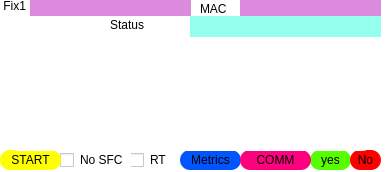
          <widget class="QFrame" name="fix_mp_5">
           <property name="geometry">
            <rect>
             <x>390</x>
             <y>170</y>
             <width>390</width>
             <height>172</height>
            </rect>
           </property>
           <property name="styleSheet">
            <string notr="true">border-radius:20px;
background-color: rgb(255, 255, 255);</string>
           </property>
           <property name="frameShape">
            <enum>QFrame::StyledPanel</enum>
           </property>
           <property name="frameShadow">
            <enum>QFrame::Raised</enum>
           </property>
           <widget class="QLabel" name="label_28">
            <property name="geometry">
             <rect>
              <x>0</x>
              <y>-3</y>
              <width>58</width>
              <height>18</height>
             </rect>
            </property>
            <property name="styleSheet">
             <string notr="true">background-color: rgba(255, 222, 222, 0);
color: rgb(0, 0, 0);</string>
            </property>
            <property name="text">
             <string> Fix1</string>
            </property>
           </widget>
           <widget class="QLineEdit" name="msn1_11">
            <property name="geometry">
             <rect>
              <x>30</x>
              <y>0</y>
              <width>161</width>
              <height>16</height>
             </rect>
            </property>
            <property name="styleSheet">
             <string notr="true">background-color: rgb(220, 138, 221);</string>
            </property>
           </widget>
           <widget class="QLineEdit" name="mc1_11">
            <property name="geometry">
             <rect>
              <x>240</x>
              <y>0</y>
              <width>141</width>
              <height>16</height>
             </rect>
            </property>
            <property name="styleSheet">
             <string notr="true">background-color: rgb(220, 138, 221);</string>
            </property>
           </widget>
           <widget class="QLabel" name="mc_tpm_11">
            <property name="geometry">
             <rect>
              <x>200</x>
              <y>0</y>
              <width>31</width>
              <height>18</height>
             </rect>
            </property>
            <property name="styleSheet">
             <string notr="true">color: rgb(0, 0, 0);background-color: rgba(255, 222, 222, 0);</string>
            </property>
            <property name="text">
             <string>MAC</string>
            </property>
           </widget>
           <widget class="QPushButton" name="bt_yes_11">
            <property name="geometry">
             <rect>
              <x>310</x>
              <y>150</y>
              <width>41</width>
              <height>20</height>
             </rect>
            </property>
            <property name="styleSheet">
             <string notr="true">QPushButton{
	background-color: rgb(85, 255, 0);

border-radius:10px;
}
QPushButton:hover{
	
	background-color: rgb(85, 255, 127);
border-radius:10px;
}
</string>
            </property>
            <property name="text">
             <string>yes</string>
            </property>
           </widget>
           <widget class="QPushButton" name="bt_no_11">
            <property name="geometry">
             <rect>
              <x>350</x>
              <y>150</y>
              <width>31</width>
              <height>20</height>
             </rect>
            </property>
            <property name="styleSheet">
             <string notr="true">QPushButton{
	background-color: rgb(255, 0, 0);
border-radius:10px;
}
QPushButton:hover{
	background-color: rgb(170, 0, 0);
border-radius:10px;
}
</string>
            </property>
            <property name="text">
             <string>No</string>
            </property>
           </widget>
           <widget class="QLabel" name="status_mpmb_11">
            <property name="geometry">
             <rect>
              <x>190</x>
              <y>16</y>
              <width>191</width>
              <height>21</height>
             </rect>
            </property>
            <property name="styleSheet">
             <string notr="true">background-color: rgba(111, 255, 231, 190);</string>
            </property>
            <property name="text">
             <string/>
            </property>
           </widget>
           <widget class="QLabel" name="mc_tpm_31">
            <property name="geometry">
             <rect>
              <x>110</x>
              <y>15</y>
              <width>91</width>
              <height>20</height>
             </rect>
            </property>
            <property name="styleSheet">
             <string notr="true">color: rgb(0, 0, 0);background-color: rgba(255, 222, 222, 0);</string>
            </property>
            <property name="text">
             <string>Status</string>
            </property>
           </widget>
           <widget class="QCheckBox" name="cb_rt_11">
            <property name="geometry">
             <rect>
              <x>130</x>
              <y>150</y>
              <width>51</width>
              <height>20</height>
             </rect>
            </property>
            <property name="styleSheet">
             <string notr="true">color: rgb(0, 0, 0);</string>
            </property>
            <property name="text">
             <string>RT</string>
            </property>
           </widget>
           <widget class="QCheckBox" name="cb_no_sfc_11">
            <property name="geometry">
             <rect>
              <x>60</x>
              <y>150</y>
              <width>71</width>
              <height>20</height>
             </rect>
            </property>
            <property name="styleSheet">
             <string notr="true">color: rgb(0, 0, 0);</string>
            </property>
            <property name="text">
             <string>No SFC</string>
            </property>
           </widget>
           <widget class="QPushButton" name="mp_mentrics_11">
            <property name="geometry">
             <rect>
              <x>180</x>
              <y>150</y>
              <width>61</width>
              <height>20</height>
             </rect>
            </property>
            <property name="styleSheet">
             <string notr="true">QPushButton{
	
	background-color: rgb(0, 85, 255);

border-radius:10px;
}
QPushButton:hover{
	
	
	background-color: rgb(85, 170, 255);
border-radius:10px;
}
</string>
            </property>
            <property name="text">
             <string>Metrics</string>
            </property>
           </widget>
           <widget class="QPushButton" name="mp_comm_11">
            <property name="geometry">
             <rect>
              <x>240</x>
              <y>150</y>
              <width>71</width>
              <height>20</height>
             </rect>
            </property>
            <property name="styleSheet">
             <string notr="true">QPushButton{
	background-color: rgb(255, 0, 127);
border-radius:10px;
}
QPushButton:hover{
	
border-radius:10px;
	background-color: rgb(255, 85, 255);
}
</string>
            </property>
            <property name="text">
             <string>COMM</string>
            </property>
           </widget>
           <widget class="QPushButton" name="mp_start_11">
            <property name="geometry">
             <rect>
              <x>0</x>
              <y>150</y>
              <width>61</width>
              <height>20</height>
             </rect>
            </property>
            <property name="styleSheet">
             <string notr="true">QPushButton{
	color: rgb(0, 0, 0);
	background-color: rgb(255, 255, 0);
border-radius:10px;
}
QPushButton:hover{
		color: rgb(0, 0, 0);
border-radius:10px;
	background-color: qconicalgradient(cx:0.5, cy:0.5, angle:0, stop:0 rgba(255, 0, 0, 255), stop:0.166 rgba(255, 255, 0, 255), stop:0.333 rgba(0, 255, 0, 255), stop:0.5 rgba(0, 255, 255, 255), stop:0.666 rgba(0, 0, 255, 255), stop:0.833 rgba(255, 0, 255, 255), stop:1 rgba(255, 0, 0, 255));
}
</string>
            </property>
            <property name="text">
             <string>START</string>
            </property>
           </widget>
           <widget class="QWidget" name="verticalLayoutWidget_21">
            <property name="geometry">
             <rect>
              <x>0</x>
              <y>40</y>
              <width>381</width>
              <height>111</height>
             </rect>
            </property>
            <layout class="QVBoxLayout" name="mpcon_11"/>
           </widget>
          </widget>
